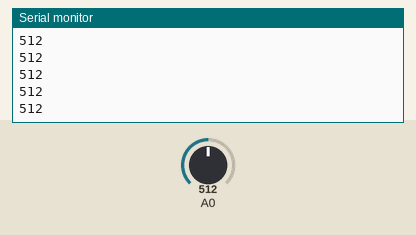
A sketch run on a simulated Arduino Uno, built with avr-gcc and run on an emulated ATmega328P. Parts: the last lines printed to the serial monitor. Inputs (shaded band) come from the test bench; at power-on: A0 = 512.

Above: at 0.8 s.
0.9 s: A0 set to 716
At 1.4 s:
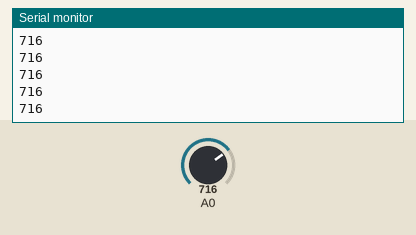
2.4 s: A0 set to 900
At 3.0 s:
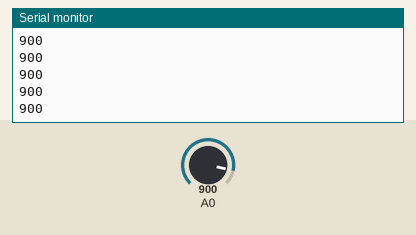
Timing chart, 0 to 5.4 s (numbered marks = the images above; inputs shaded):
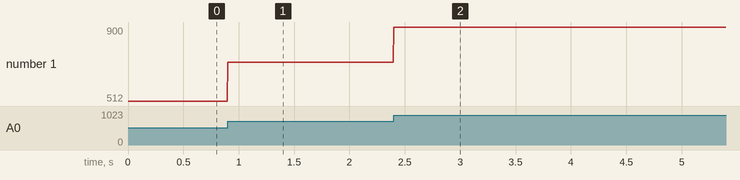

The sketch:

sampling.ino
```cpp
// ------ Global Variables ------ //
int ADCValue;       /*ADC value will be assigned to this varibale*/
int serialContinue; /*Flag indicating that a fresh value of the ADC is available for transmission to the serial port*/


// -------- Functions --------- //
static inline void initTimer(void)
{
  // Code to initialize Timer 1
  TCCR1B = 0b00000100; /*Prescaler: 256*/
  /* Timing in ATMega328 is at 16MHz, by using the prescaler it reduces the timing to 62500Hz*/
  /* For the ADC, we will use the appropiate sampling rate for Heart Rate Variability analysis, which is 250 Hz(1). If we need a higher sampling rate to give more precise results we can always change it later.
   * - A sampling frequency of 250Hz means the triggering should happen every 1/250=4ms
   * - 62500Hz*0.004s=250, so 250 timer steps are needed to make 4ms
   * - Timer 1 has 16-bits: 65535 steps
   * - Our clock should start counting from 65535-250+1=65286 to overflow (the +1 is to include the count from overflow)*/
  TCNT1 = 65286;
  TIMSK1 |= (1 << TOIE1); /*Allowing Timer 1 Overflow Interrupts*/
}

static inline void initADC(void)
{
  // Code to initialize the ADC
  ADMUX |= (1 << REFS0);                 /*Selecting the Reference Voltage (5V)*/
  ADCSRA |= (1 << ADPS1) | (1 << ADPS0); /*Setting the ADC clock prescaler to 8*/
  ADMUX &= ~(1 << ADLAR);                /*The result of the ADC Data Register is right adjusted*/
  ADCSRB |= (1 << ADTS2) | (1 << ADTS1); /*Setting Timer1 as the Auto-Trigger Source*/
  ADCSRA |= (1 << ADATE);                /*ADC Auto-Trigger Enable*/
  ADCSRA |= (1 << ADIE);                 /*ADC Interrumpt Enable*/
  ADCSRA |= (1 << ADEN);                 /*Analog to Digital Conversion Enabled*/
}


// ------ Interrupt Service Routine ------ //
ISR(TIMER1_OVF_vect)
{
  // Interrupt service routine for Timer 1 Overflow
  TCNT1 = 65286; /*Set T-Count 1 register back to its initial value*/
}

ISR(ADC_vect)
{
  // Interrupt service routine for the ADC; executed when the ADC completes a conversion
  ADCValue = ADC;     /*Storing the ADC value in the variable ADCValue*/
  serialContinue = 1; /*Flag is set to 1 to show a fresh ADC value is available for transmission*/
}


// ------ Main Code ------ //
int main(void)
{
  serialContinue = 0; /*Clearing the flag*/

  Serial.begin(250000); /*Initializing the serial port to transmit at 250000 bps*/
  noInterrupts();       /*Disabling global interrupts*/
  initTimer();          /*Initializing Timer 1 and Timer 0*/
  initADC();            /*Initializing ADC*/
  interrupts();         /*Enabling global interrupts*/

  while (1)
  {
    // Code to send the ADC value through the serial port
    Serial.flush();
    if (serialContinue == 1)
    {
      Serial.println(ADCValue); /*If flag indicates a fresh ADC value is available, ADCValue is transmitted to the serial port*/
      serialContinue = 0;       /*Clearing the flag*/
    }
  }
  return 0; /* This line is never reached */
}


/* References:
 * 1. Kwon O, Jeong J, Kim H bin, Kwon IH, Park SY, Kim JE, et al. Electrocardiogram sampling frequency range acceptable for heart rate variability analysis. Healthcare Informatics Research [Internet]. 2018 Jul 1 [cited 2020 Nov 9];24(3):198–206. Available from: /pmc/articles/PMC6085204/?report=abstract
 */
```

Measured:
- after the input at 0.9 s, the serial monitor: prints a new line at once (image 1)
- after the input at 2.4 s, the serial monitor: prints a new line at once (image 2)
- plotted number 1: 512 → 716 after the input at 0.9 s, 716 → 900 after the input at 2.4 s
